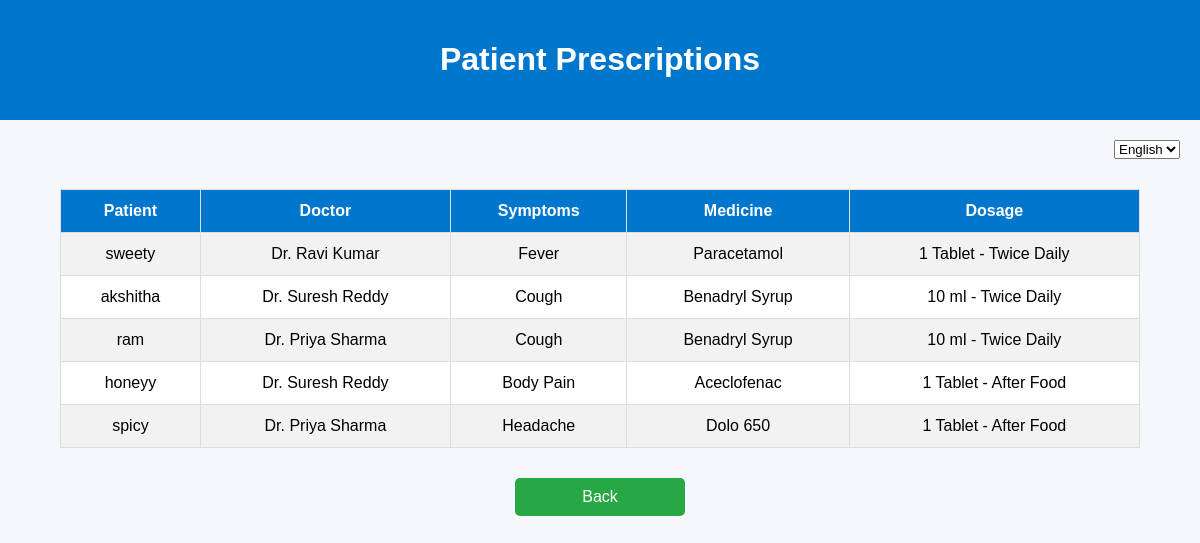
Before: /prescriptions with the older database file.
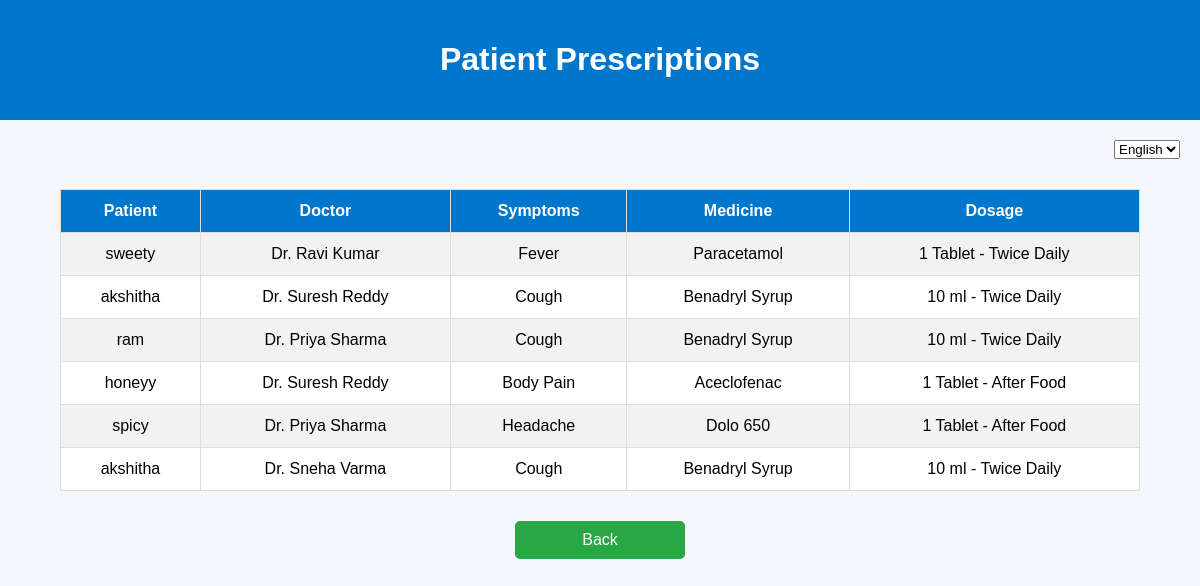
After: the same page with the newer database file.
### app.py (models this page shows)
class Appointment(db.Model):
    id = db.Column(db.Integer, primary_key=True)
    patient_name = db.Column(db.String(100))
    doctor_name = db.Column(db.String(100))
    appointment_date = db.Column(db.String(50))
    appointment_time = db.Column(db.String(50))
    symptoms = db.Column(db.String(500))
    age = db.Column(db.String(10))
    blood_group = db.Column(db.String(10))

### app.py (the view)
@app.route('/prescriptions')
def prescriptions():
    appointments = Appointment.query.all()
    prescription_list = []
    for appointment in appointments:
        symptoms = appointment.symptoms.lower()
        if "fever" in symptoms:
            medicine = "Paracetamol"
            dosage = "1 Tablet - Twice Daily"
        elif "cold" in symptoms:
            medicine = "Cetirizine"
            dosage = "1 Tablet - Night"
        elif "headache" in symptoms:
            medicine = "Dolo 650"
            dosage = "1 Tablet - After Food"
        elif "cough" in symptoms:
            medicine = "Benadryl Syrup"
            dosage = "10 ml - Twice Daily"
        elif "stomach pain" in symptoms:
            medicine = "Pantoprazole"
            dosage = "1 Tablet - Before Breakfast"
        elif "body pain" in symptoms:
            medicine = "Aceclofenac"
            dosage = "1 Tablet - After Food"
        else:
            medicine = "Consult Doctor"
            dosage = "As Directed"
        prescription_list.append({
            "patient_name": appointment.patient_name,
            "doctor_name": appointment.doctor_name,
            "symptoms": appointment.symptoms,
            "medicine": medicine,
            "dosage": dosage
        })
    return render_template(
        "prescriptions.html",
        prescriptions=prescription_list
    )

### templates/prescriptions.html (shortened to what this page needs)
<!DOCTYPE html>
<html>
<head>
</head>
<body>
<div class="header">
    <h1 id="title">Patient Prescriptions</h1>
</div>
<div class="language">
    <select id="language" onchange="changeLanguage()">
        <option value="en">English</option>
    </select>
</div>
<table>
<tr>
    <th id="patient">Patient</th>
    <th id="doctor">Doctor</th>
    <th id="symptoms">Symptoms</th>
    <th id="medicine">Medicine</th>
    <th id="dosage">Dosage</th>
</tr>
{% for p in prescriptions %}
<tr>
    <td>{{ p.patient_name }}</td>
    <td>{{ p.doctor_name }}</td>
    <td>{{ p.symptoms }}</td>
    <td>{{ p.medicine }}</td>
    <td>{{ p.dosage }}</td>
</tr>
{% endfor %}
</table>
<a href="/patient" class="back" id="back">Back</a>
</body>
</html>

Changed rows visible on the page:
added Appointment: patient_name "akshitha", doctor_name "Dr. Sneha Varma", symptoms "Cough", medicine "Benadryl Syrup", dosage "10 ml - Twice Daily"
